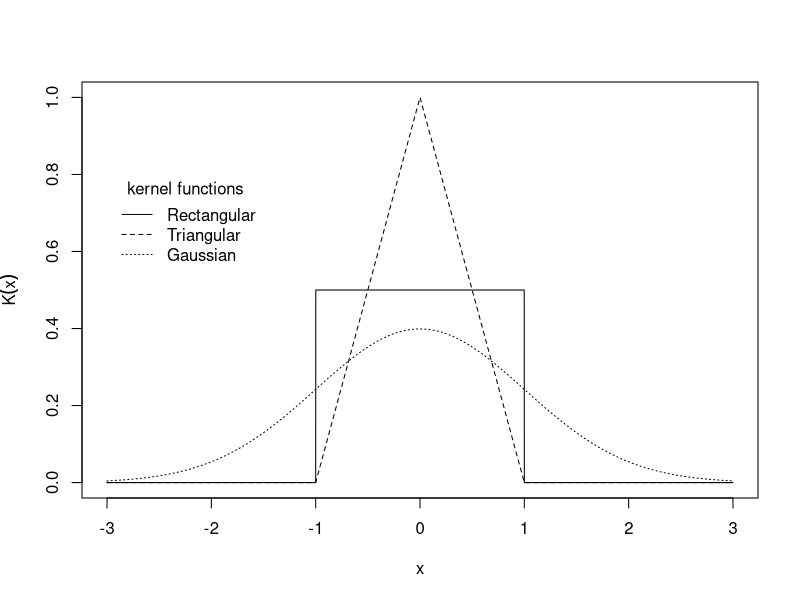
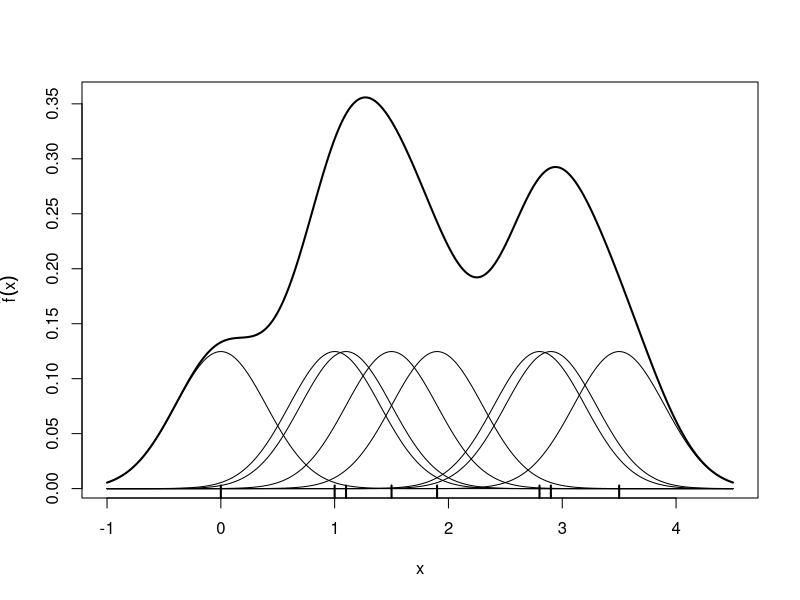
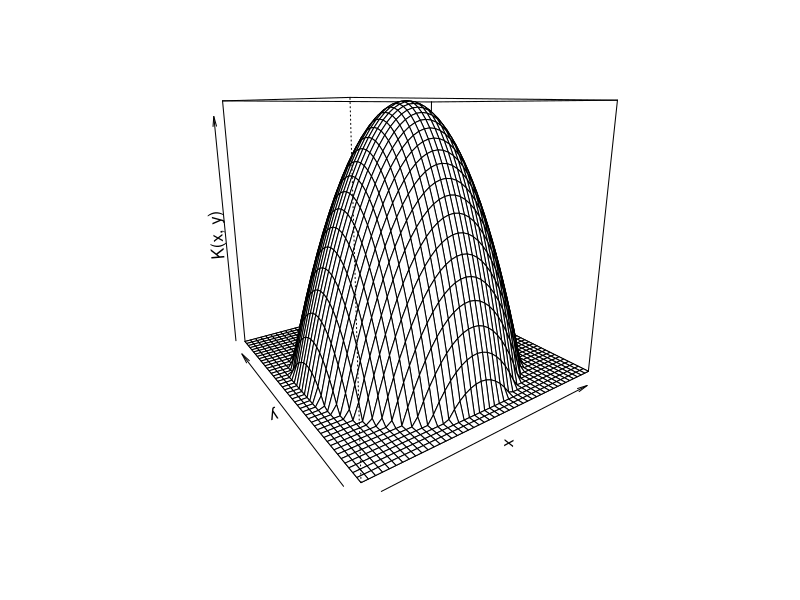
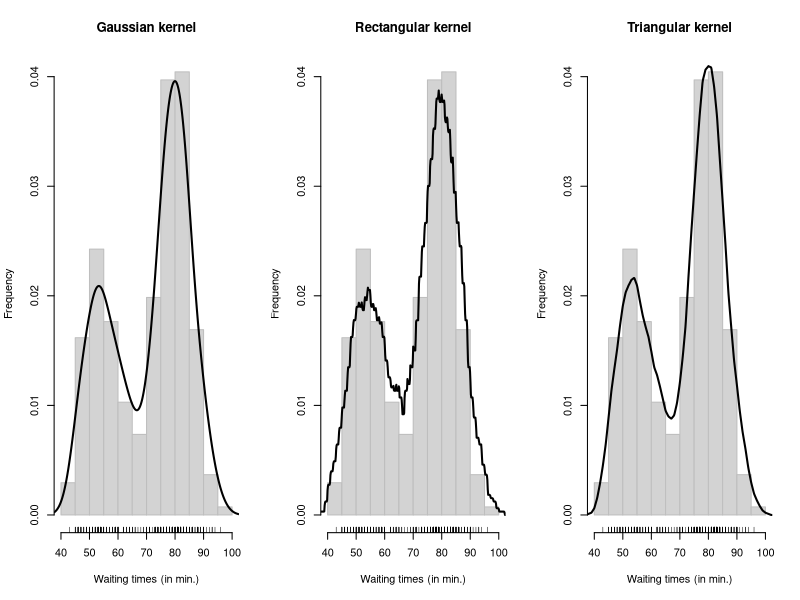

Source code (R) for these figures, in order: (Note: this script raises an error after producing the figures.)
rec <- function(x) (abs(x) < 1) * 0.5
tri <- function(x) (abs(x) < 1) * (1 - abs(x))
gauss <- function(x) 1/sqrt(2*pi) * exp(-(x^2)/2)
x <- seq(from = -3, to = 3, by = 0.001)
plot(x, rec(x), type = "l", ylim = c(0,1), lty = 1,
          ylab = expression(K(x)))
lines(x, tri(x), lty = 2)
lines(x, gauss(x), lty = 3)
legend(-3, 0.8, legend = c("Rectangular", "Triangular",
                                "Gaussian"), lty = 1:3, title = "kernel functions", bty = "n")
###
x <- c(0, 1, 1.1, 1.5, 1.9, 2.8, 2.9, 3.5)
n <- length(x)
xgrid <- seq(from = min(x) - 1, to = max(x) + 1, by = 0.01)
h <- 0.4
bumps <- sapply(x, function(a) gauss((xgrid - a)/h)/(n * h))
plot(xgrid, rowSums(bumps), ylab = expression(hat(f)(x)), type = "l", xlab = "x", lwd = 2)
rug(x, lwd = 2)
out <- apply(bumps, 2, function(b) lines(xgrid, b))
###
epa <- function(x, y)  ((x^2 + y^2) < 1) * 2/pi * (1 - x^2 - y^2)
x <- seq(from = -1.1, to = 1.1, by = 0.05)
epavals <- sapply(x, function(a) epa(a, x))
persp(x = x, y = x, z = epavals, xlab = "x", ylab = "y",
           zlab = expression(K(x, y)), theta = -35, axes = TRUE,
           box = TRUE)
###
logL = function(param, x){
  d1 = dnorm(x, mean = param[2], sd = param[3])
  d2 = dnrom(x, mean = param[4], sd = param[5])
  -sum(log(param[1] * d1 + (1-param[1] * d2)))
}

data("faithful", package = "datasets")
x <- faithful$waiting
layout(matrix(1:3, ncol = 3))
hist(x, xlab = "Waiting times (in min.)", ylab = "Frequency",
          probability = TRUE, main = "Gaussian kernel",
          border = "gray")
lines(density(x, width = 12), lwd = 2) #sz?less?g n?vel?s?vel laposabb g?rbe ker?l r?
rug(x)
hist(x, xlab = "Waiting times (in min.)", ylab = "Frequency",
          probability = TRUE, main = "Rectangular kernel",
          border = "gray")
lines(density(x, width = 12, window = "rectangular"), lwd = 2)
rug(x)
hist(x, xlab = "Waiting times (in min.)", ylab = "Frequency",
          probability = TRUE, main = "Triangular kernel",
          border = "gray")
lines(density(x, width = 12, window = "triangular"), lwd = 2)
rug(x)

#freq=F ?s prob=T ugyanaz: hist ?sszter?let?vel oszt, ter?let 1
###
library("KernSmooth")
data("CYGOB1", package = "HSAUR2")
CYGOB1d <- bkde2D(CYGOB1, bandwidth = sapply(CYGOB1, dpik))
contour(x = CYGOB1d$x1, y = CYGOB1d$x2, z = CYGOB1d$fhat,
             xlab = "log surface temperature",
             ylab = "log light intensity") #2D-re s?r?s?gfv illeszt?s

persp(x = CYGOB1d$x1, y = CYGOB1d$x2, z = CYGOB1d$fhat,
        xlab = "log surface temperature",
        ylab = "log light intensity",
        zlab = "estimated density",
        theta = -35, axes = TRUE, box = TRUE) #3D-re uez

